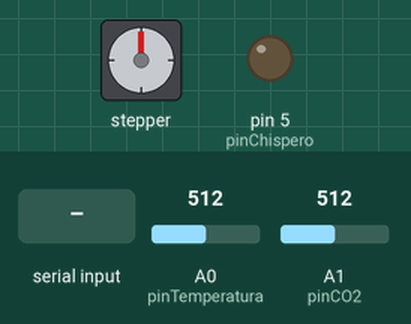
This sketch was run on a simulated Arduino Mega 2560, built with avr-gcc and run on an emulated ATmega2560. Parts: stepper motor, output pins drawn as LEDs (lit = HIGH). Inputs (shaded band) come from the test bench; at power-on: A0 (pinTemperatura) = 512, A1 (pinCO2) = 512. Stepper angles assume 2550 steps per turn.

Above: at 1.2 s.
1.3 s: "2" received over the second serial link
At 2.45 s:
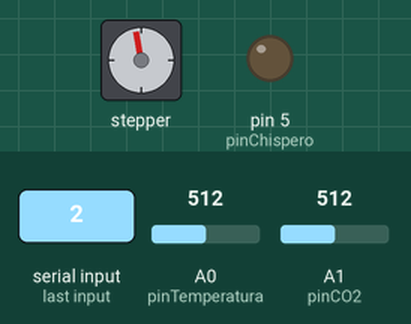
At 3.06 s:
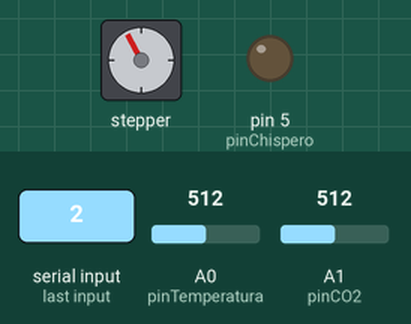
Timing chart, 0 to 21.3 s (numbered marks = the images above; inputs shaded):
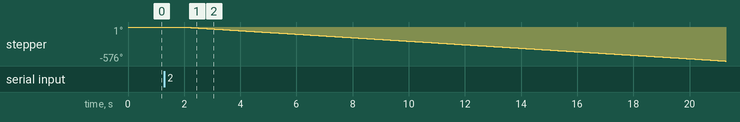

The sketch:

arduino.ino
```cpp
#include <Stepper.h>


#define RLOAD 10.0
#define PARA 116.6020682
#define PARB 2.769034857
#define RZERO 76.63

const int pinCO2 = A1;
const int pinTemperatura = A0;
const int stepsPerRevolution = 2550;
const int pinChispero = 5;
Stepper myStepper = Stepper(stepsPerRevolution, 6, 7, 8, 9);

//String lectura = "";

int paso [8][4] = {
  {1, 0, 0, 0},
  {1, 1, 0, 0},
  {0, 1, 0, 0},
  {0, 1, 1, 0},
  {0, 0, 1, 0},
  {0, 0, 1, 1},
  {0, 0, 0, 1},
  {1, 0, 0, 1}
};

void setup() {
  Serial.begin(9600);
  Serial2.begin(9600);
  pinMode(pinTemperatura, INPUT);
  pinMode(pinCO2, INPUT);

  pinMode(pinChispero, OUTPUT);
    myStepper.setSpeed(5);

}

void loop() {

  if (Serial2.available() > 0) {
    char lectura = Serial2.read();
    if (lectura == '0') { digitalWrite(pinChispero, LOW); }
    else if (lectura == '1') { digitalWrite(pinChispero, HIGH); }
    else if (lectura == '2') {
      myStepper.step(-stepsPerRevolution);
  myStepper.step(-stepsPerRevolution);

    }
    else if (lectura == '3') {
       myStepper.step(-stepsPerRevolution);
  myStepper.step(-stepsPerRevolution);

    }
  }

  float temperatura = calcularTemperatura(pinTemperatura);
  float CO2 = calcularCO2();
  String salida = "";
  salida.concat(temperatura);
  salida +=  "|";
  salida.concat(CO2);
  Serial2.println(salida);
  delay(1000);
}

float calcularCO2() {
  int lectura = analogRead(pinCO2);
  float resistencia = ((1023.0 / (float)lectura) * 5.0 - 1.0) * RLOAD;
  return PARA * pow((resistencia / RZERO), -PARB);
}

float calcularTemperatura(int pin) {
  int lectura = analogRead(pin);
  float farenheit =  (float)((lectura * (5.0 / 1024.0)) / 0.01);
  float conversion = (float)((farenheit - 32.0) * (5.0 / 9.0));
  return conversion;
}
```

Measured:
- after the input at 1.3 s, stepper: keeps turning counter-clockwise at about 30°/s, starting after 0.70 s
